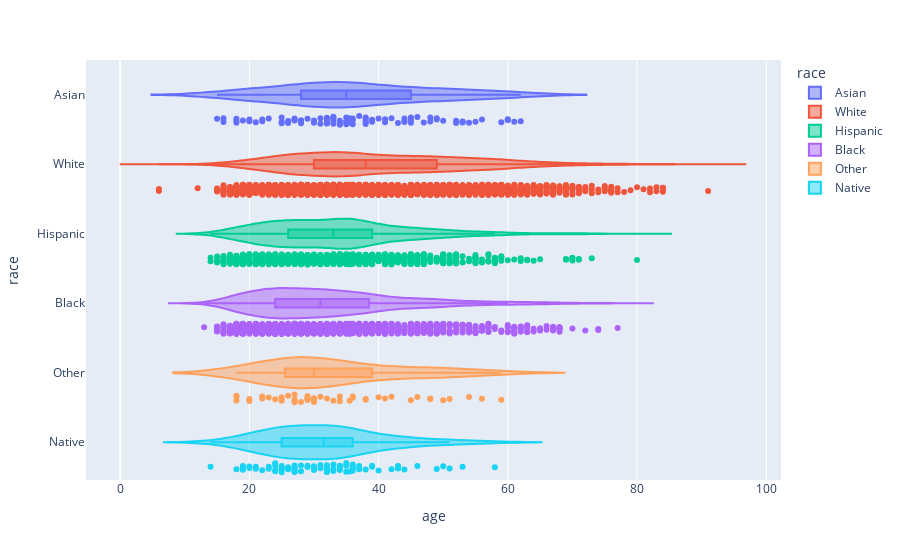

The code cell stored with this chart in its notebook:
### Code cell
import plotly.express as px
px.violin(wrangled1, y='race', x='age', color='race', box=True, points='all', hover_data=wrangled1.columns)

### Figure 1 — Plotly figure (JSON) as saved in the notebook; plotly's stock layout.template omitted (floating-point values rounded to 4 significant figures; data arrays with more than 128 entries replaced by an {"elided": "..."} marker saying what was removed)
{"data": [{"alignmentgroup": "True", "box": {"visible": true}, "customdata": {"elided": "93x3 mixed values"}, "hovertemplate": "race=%{customdata[0]}<br>age=%{customdata[2]}<br>state=%{customdata[1]}<extra></extra>", "legendgroup": "Asian", "marker": {"color": "#636efa"}, "name": "Asian", "offsetgroup": "Asian", "orientation": "h", "points": "all", "scalegroup": "True", "showlegend": true, "type": "violin", "x": [53, 35, 35, 28, 28, 39, 32, 60, 59, 31, 44, 25, 39, 35.52, 40, 38, 53, 41, 34, 28, 33, 27, 61, 18, 44, 45, 15, 26, 48, 37, 32, 41, 33, 45, 30, 33, 43, 18, 20, 19, 22, 28, 56, 29, 22, 35, 27, 52, 38, 27, 21, 18, 34, 36, 55, 60, 62, 38, 53, 44, 25, 48, 36, 42, 30, 36, 38, 32, 34, 20, 16, 47, 31, 54, 49, 35, 26, 23, 49, 46, 45, 35.52, 32, 38, 52, 33, 25, 60, 16, 33, 50, 26, 32], "x0": " ", "xaxis": "x", "y": ["Asian", "Asian", "Asian", "Asian", "Asian", "Asian", "Asian", "Asian", "Asian", "Asian", "Asian", "Asian", "Asian", "Asian", "Asian", "Asian", "Asian", "Asian", "Asian", "Asian", "Asian", "Asian", "Asian", "Asian", "Asian", "Asian", "Asian", "Asian", "Asian", "Asian", "Asian", "Asian", "Asian", "Asian", "Asian", "Asian", "Asian", "Asian", "Asian", "Asian", "Asian", "Asian", "Asian", "Asian", "Asian", "Asian", "Asian", "Asian", "Asian", "Asian", "Asian", "Asian", "Asian", "Asian", "Asian", "Asian", "Asian", "Asian", "Asian", "Asian", "Asian", "Asian", "Asian", "Asian", "Asian", "Asian", "Asian", "Asian", "Asian", "Asian", "Asian", "Asian", "Asian", "Asian", "Asian", "Asian", "Asian", "Asian", "Asian", "Asian", "Asian", "Asian", "Asian", "Asian", "Asian", "Asian", "Asian", "Asian", "Asian", "Asian", "Asian", "Asian", "Asian"], "y0": " ", "yaxis": "y"}, {"alignmentgroup": "True", "box": {"visible": true}, "customdata": {"elided": "2473x3 mixed values"}, "hovertemplate": "race=%{customdata[0]}<br>age=%{customdata[2]}<br>state=%{customdata[1]}<extra></extra>", "legendgroup": "White", "marker": {"color": "#EF553B"}, "name": "White", "offsetgroup": "White", "orientation": "h", "points": "all", "scalegroup": "True", "showlegend": true, "type": "violin", "x": {"elided": "2473 float values"}, "x0": " ", "xaxis": "x", "y": {"elided": "2473 str values"}, "y0": " ", "yaxis": "y"}, {"alignmentgroup": "True", "box": {"visible": true}, "customdata": {"elided": "902x3 mixed values"}, "hovertemplate": "race=%{customdata[0]}<br>age=%{customdata[2]}<br>state=%{customdata[1]}<extra></extra>", "legendgroup": "Hispanic", "marker": {"color": "#00cc96"}, "name": "Hispanic", "offsetgroup": "Hispanic", "orientation": "h", "points": "all", "scalegroup": "True", "showlegend": true, "type": "violin", "x": {"elided": "902 float values"}, "x0": " ", "xaxis": "x", "y": {"elided": "902 str values"}, "y0": " ", "yaxis": "y"}, {"alignmentgroup": "True", "box": {"visible": true}, "customdata": {"elided": "1296x3 mixed values"}, "hovertemplate": "race=%{customdata[0]}<br>age=%{customdata[2]}<br>state=%{customdata[1]}<extra></extra>", "legendgroup": "Black", "marker": {"color": "#ab63fa"}, "name": "Black", "offsetgroup": "Black", "orientation": "h", "points": "all", "scalegroup": "True", "showlegend": true, "type": "violin", "x": {"elided": "1296 float values"}, "x0": " ", "xaxis": "x", "y": {"elided": "1296 str values"}, "y0": " ", "yaxis": "y"}, {"alignmentgroup": "True", "box": {"visible": true}, "customdata": {"elided": "48x3 mixed values"}, "hovertemplate": "race=%{customdata[0]}<br>age=%{customdata[2]}<br>state=%{customdata[1]}<extra></extra>", "legendgroup": "Other", "marker": {"color": "#FFA15A"}, "name": "Other", "offsetgroup": "Other", "orientation": "h", "points": "all", "scalegroup": "True", "showlegend": true, "type": "violin", "x": [48, 42, 34, 46, 20, 24, 48, 30, 27, 18, 18, 27, 28, 30, 50, 38, 29, 56, 29, 25, 29, 54, 36, 22, 18, 30, 41, 29, 25, 38, 25, 27, 32, 33, 26, 35.52, 51, 36, 45, 59, 23, 30, 40, 34, 27, 20, 31, 22], "x0": " ", "xaxis": "x", "y": ["Other", "Other", "Other", "Other", "Other", "Other", "Other", "Other", "Other", "Other", "Other", "Other", "Other", "Other", "Other", "Other", "Other", "Other", "Other", "Other", "Other", "Other", "Other", "Other", "Other", "Other", "Other", "Other", "Other", "Other", "Other", "Other", "Other", "Other", "Other", "Other", "Other", "Other", "Other", "Other", "Other", "Other", "Other", "Other", "Other", "Other", "Other", "Other"], "y0": " ", "yaxis": "y"}, {"alignmentgroup": "True", "box": {"visible": true}, "customdata": {"elided": "78x3 mixed values"}, "hovertemplate": "race=%{customdata[0]}<br>age=%{customdata[2]}<br>state=%{customdata[1]}<extra></extra>", "legendgroup": "Native", "marker": {"color": "#19d3f3"}, "name": "Native", "offsetgroup": "Native", "orientation": "h", "points": "all", "scalegroup": "True", "showlegend": true, "type": "violin", "x": [26, 24, 37, 31, 35, 23, 19, 33, 46, 49, 32, 22, 36, 36, 38, 27, 43, 31, 26, 34, 29, 29, 19, 23, 44, 20, 28, 34, 25, 24, 21, 53, 33, 32, 25, 30, 43, 30, 35, 27, 33, 30, 14, 24, 19, 28, 36, 21, 27, 27, 50, 39, 20, 36, 32, 24, 34, 32, 43, 43, 37, 32, 35.52, 25, 34, 27, 25, 32, 42, 40, 27, 35, 39, 58, 18, 51, 25, 27], "x0": " ", "xaxis": "x", "y": ["Native", "Native", "Native", "Native", "Native", "Native", "Native", "Native", "Native", "Native", "Native", "Native", "Native", "Native", "Native", "Native", "Native", "Native", "Native", "Native", "Native", "Native", "Native", "Native", "Native", "Native", "Native", "Native", "Native", "Native", "Native", "Native", "Native", "Native", "Native", "Native", "Native", "Native", "Native", "Native", "Native", "Native", "Native", "Native", "Native", "Native", "Native", "Native", "Native", "Native", "Native", "Native", "Native", "Native", "Native", "Native", "Native", "Native", "Native", "Native", "Native", "Native", "Native", "Native", "Native", "Native", "Native", "Native", "Native", "Native", "Native", "Native", "Native", "Native", "Native", "Native", "Native", "Native"], "y0": " ", "yaxis": "y"}], "layout": {"legend": {"title": {"text": "race"}, "tracegroupgap": 0}, "margin": {"t": 60}, "violinmode": "overlay", "xaxis": {"anchor": "y", "domain": [0, 1], "title": {"text": "age"}}, "yaxis": {"anchor": "x", "categoryarray": ["Native", "Other", "Black", "Hispanic", "White", "Asian"], "categoryorder": "array", "domain": [0, 1], "title": {"text": "race"}}}}
